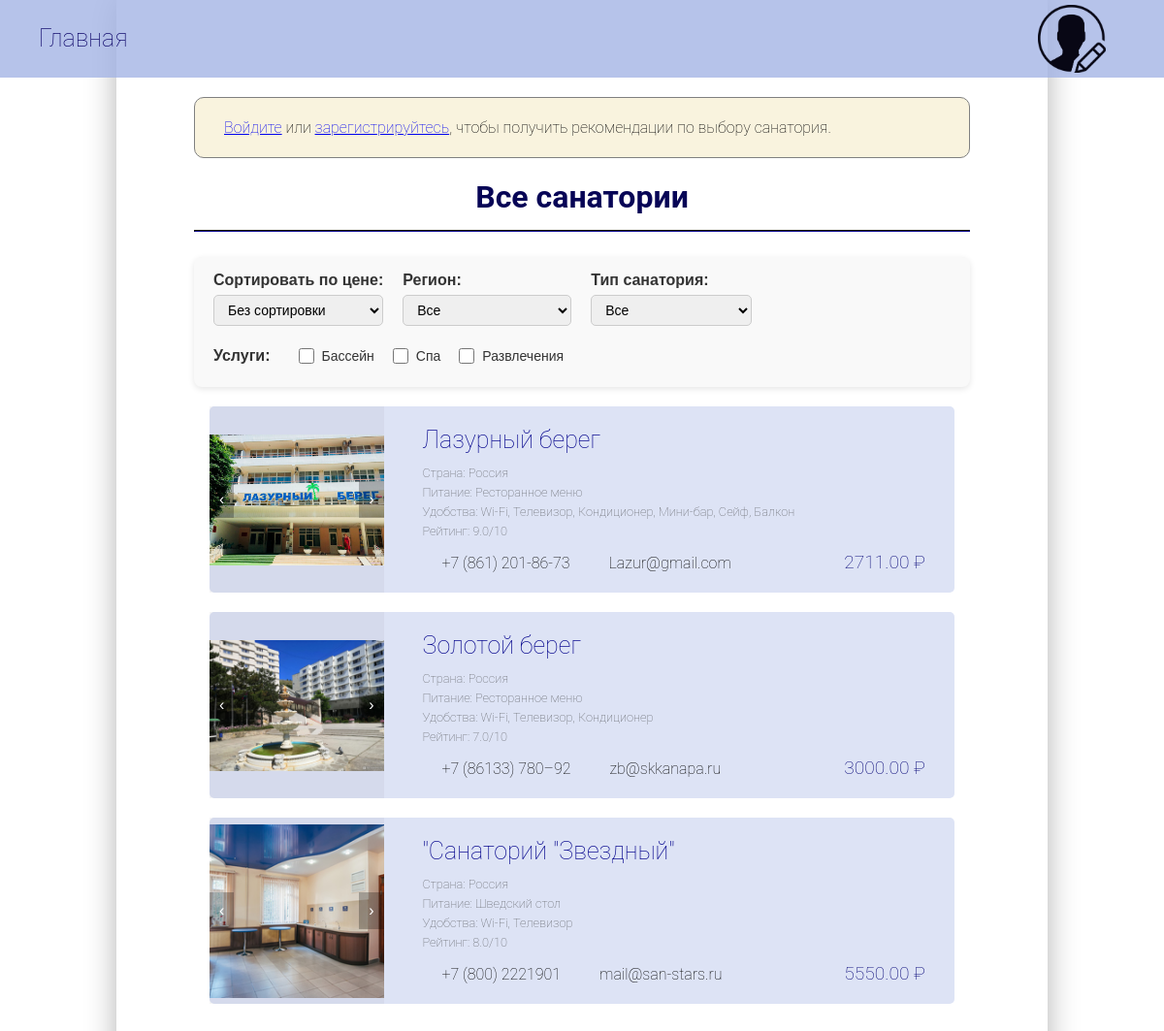
/index, run on the app's committed database.
### app/models/sanatoriumPhoto.py (models this page shows)
class SanatoriumPhoto(db.Model):
    __tablename__ = 'sanatorium_photos'
    id = db.Column(db.Integer, primary_key=True)
    sanatorium_id = db.Column(db.Integer, db.ForeignKey('sanatoriums.id', ondelete='CASCADE'), nullable=False)
    sanatorium = db.relationship('Sanatorium', backref=db.backref('photos', passive_deletes=True, cascade="all, delete"))
    file_path = db.Column(db.String(255), nullable=False)

### app/models/sanatorium.py (models this page shows)
class Sanatorium(db.Model):
    __tablename__ = 'sanatoriums'
    id = db.Column(db.Integer, primary_key=True)
    name = db.Column(db.String(255), nullable=False)
    description = db.Column(db.Text, nullable=True)
    website = db.Column(db.String(255), nullable=True)
    price_per_night = db.Column(db.Numeric(10, 2), nullable=False) #стоимость за ночь
    price_per_service = db.Column(db.Numeric(10, 2), nullable=True) #стоимость услуг
    country = db.Column(db.String(110), nullable=False)
    region = db.Column(db.String(100), nullable=False)
    resort = db.Column(db.String(100), nullable=False)
    place_to_attractions = db.Column(db.Integer, nullable=False) #расстояние до достопримечательностей
    specialization = db.Column(db.Text, nullable=True)
    equipment = db.Column(db.Text, nullable=True)
    room_types = db.Column(db.Text, nullable=True)
    amenities = db.Column(db.Text, nullable=True) #удобства
    food_type = db.Column(db.String(255), nullable=False)
    food_quality = db.Column(db.Integer, nullable=True)
    has_pool = db.Column(db.Boolean, default=False)
    has_spa = db.Column(db.Boolean, default=False)
    has_entertainment = db.Column(db.Boolean, default=False)
    has_sports_facilities = db.Column(db.Boolean, default=False)
    average_review_score = db.Column(db.Numeric(3, 1), nullable=True) #рейтинг
    phone = db.Column(db.String(191), nullable=True)
    email = db.Column(db.String(191), nullable=True)

### app/routs/main_routes.py (the view, shortened to what this page needs)
@main_bp.route('/')
@main_bp.route('/index') # для главной страницы
def index():
    sanatoriums = Sanatorium.query.all() # получение санатриев
    user = None
    user_id = session.get('user_id')
    if user_id:
        user = db.session.get(User, user_id) # получение зарегистрированного пользователя
    has_prefs = False
    if user:
        prefs = UserPreferences.query.filter_by(user_id=user.id).first() #получение предпочтений
        has_prefs = prefs is not None
    photos_dict = {} #для утсановки фото санаториев
    for sanatorium in sanatoriums:
        photo = SanatoriumPhoto.query.filter_by(sanatorium_id=sanatorium.id).first()
        if photo:
            photos_dict[sanatorium.id] = photo.file_path
    user_id_from_session = session.get('user_id')
    user = db.session.get(User, user_id_from_session) if user_id_from_session else None
    itog = None  # будущий массив с весами санаториев
    sorted_sanatoriums = sanatoriums
    return render_template('index.html', sanatoriums=sorted_sanatoriums, photos=photos_dict, itog=itog, user=user, has_prefs=has_prefs)

### templates/index.html (shortened to what this page needs)
{% extends 'base.html' %}
{% block body %}
{% if user %}
    {% if not has_prefs %}
    <div class="warning-main">
        <p>Чтобы получить персональные рекомендации по санаториям, пожалуйста, <a href="{{ url_for('user.profile') }}">заполните свой профиль</a>.</p>
    </div>
    {% endif %}
{% else %}
    <div class="warning-main">
        <p><a href="{{ url_for('user.login') }}">Войдите</a> или <a href="{{ url_for('user.signup') }}">зарегистрируйтесь</a>, чтобы получить рекомендации по выбору санатория.</p>
    </div>
{% endif %}
<h1>Все санатории</h1>
<hr><br>
<div class="filter-options">
    <div class="filter-group">
        <label for="priceSort">Сортировать по цене:</label>
        <select id="priceSort">
            <option value="none">Без сортировки</option>
        </select>
    </div>
    <div class="filter-group">
        <label for="regionFilter">Регион:</label>
        <select id="regionFilter">
            <option value="">Все</option>
        </select>
    </div>
    <div class="filter-group">
        <label for="typeFilter">Тип санатория:</label>
        <select id="typeFilter">
            <option value="">Все</option>
        </select>
    </div>
    <div class="filter-group services">
        <span>Услуги:</span>
        <label><input type="checkbox" class="serviceFilter" value="pool"> Бассейн</label>
        <label><input type="checkbox" class="serviceFilter" value="spa"> Спа</label>
        <label><input type="checkbox" class="serviceFilter" value="entertainment"> Развлечения</label>
    </div>
</div>
<div id="sanatoriumList">
    {% for sanatorium in sanatoriums %}
    <div class="sanatoriy"
         data-price="{{ sanatorium.price_per_night }}"
         data-region="{{ sanatorium.region|lower }}"
         data-type="{% if sanatorium.specialization and sanatorium.specialization.split(',')|length > 1 %}многопрофильный{% else %}профильный{% endif %}"
         data-has-pool="{{ sanatorium.has_pool|lower }}"
         data-has-spa="{{ sanatorium.has_spa|lower }}"
         data-has-entertainment="{{ sanatorium.has_entertainment|lower }}"
         onclick="window.location='{{ url_for('sanatoriums.sanatorium', id=sanatorium.id) }}'">
        <div class="photo">
            <div class="sanatorium-content">
                {% if sanatorium.photos %}
                <div class="img-wrap">
                    {% for photo in sanatorium.photos %}
                    <img src="{{ url_for('static', filename=photo.file_path) }}" alt="Фото {{ sanatorium.name }}" class="sanatorium-photo">
                    {% endfor %}
                </div>
                <button class="btn prev">‹</button>
                <button class="btn next">›</button>
                {% else %}
                <img src="{{ url_for('static', filename='images/example.jpg') }}" alt="Заглушка" class="sanatorium-photo">
                {% endif %}
            </div>
        </div>
        <div class="main-sanatoriy">
            <div class="main-sanatoriy-top">
                <h1 class="name">{{ sanatorium.name }}</h1>
            </div>
            <p class="info">Страна: {{ sanatorium.country }}</p>
            <p class="info">Питание: {{ sanatorium.food_type }}</p>
            <p class="info">Удобства: {{ sanatorium.amenities or '—' }}</p>
            <p class="info">Рейтинг: {{ sanatorium.average_review_score }}/10</p>
            <div class="get-contact">
                <span class="phone">+7 {{ sanatorium.phone }}</span>
                <span class="email">{{ sanatorium.email }}</span>
                <span class="cost">{{ sanatorium.price_per_night }} ₽</span>
            </div>
        </div>
    </div>
    {% endfor %}
</div>
{% endblock %}

### templates/base.html (shortened to what this page needs)
<!doctype html>
<html lang="en">
<head>
    <link rel="stylesheet" href="{{ url_for('static', filename='style/main.css') }}">
</head>
<body>
    <header>
        <a href="{{ url_for('main.index') }}">Главная</a>
        <a href="{{ url_for('user.profile') }}" class="profile"></a>
    </header>
    <div class="main">
    {% block body %} {% endblock %}
    </div>
</body>
</html>

### static/style/main.css (style rules this page uses)
html, body { margin: 0px; padding: 0px; }
.main h1 { font-family: "Roboto", sans-serif; color:rgb(7, 5, 86); margin-bottom: 5px; text-align: center; }
.main hr { border-color:rgb(5, 4, 58); margin-top: 15px; }
header { z-index: 100; height: 80px; width: 100%; background-color: rgba(162, 179, 228, 0.78); flex-direction: row; justify-content: end; position: fixed; }
header a { color:rgb(11, 4, 104); text-decoration: none; font-family: "Roboto", sans-serif; font-size: 25px; font-weight: 200; display: inline-block; margin-left: 40px; margin-top: 25px; }
.profile { display: inline-block; width: 70px; margin-top: 5px; position: absolute; right: 60px; background-image: url("../images/profile.png"); background-size: cover; height: 70px; }
.main { width: 80%; margin-left: 10%; height: auto; padding: 80px; box-sizing: border-box; min-height: 100vh; padding-top: 100px; box-shadow: 0px 0px 30px rgba(0, 0, 0, 0.3); }
.sanatoriy { font-family: "Roboto", sans-serif; font-weight: 200; cursor: pointer; background-color: #DDE3F5; display: flex; width: 96%; margin: 20px 0px; border-radius: 5px; height: auto; margin-left: 2%; flex-direction: row; }
.sanatoriy .photo { background-color: rgba(28, 29, 48, 0.044); width: 25%; height: auto; display: flex; justify-content: center; align-items: center; }
.sanatoriy .photo img { width: 100%; object-fit: cover; max-height: 220px; }
.main-sanatoriy { width: 75%; display: flex; flex-direction: column; padding: 10px; padding-left: 40px; }
.main-sanatoriy-top { flex-direction: row; display: flex ; flex-wrap: wrap; justify-content: flex-start; align-content: flex-start; }
.main-sanatoriy-top h1.name { font-family: "Roboto", sans-serif; font-weight: 200; color: darkblue; display: inline-block; font-size: 25px; text-align: left; flex-grow: 10; margin: 10px 0; }
.sanatoriy p.info { font-size: 0.8em; color: rgba(47, 47, 47, 0.7); margin: 5px 0; line-height: 10px; }
.get-contact { display: flex; font-family: "Roboto", sans-serif; justify-content: flex-start; margin-top: 10px; text-align: center; font-size: 1em; }
.get-contact span { display: block; margin: 3px 20px; }
.sanatoriy .cost { font-size: 1.2em; color: rgb(9, 9, 121); margin-top: auto; text-align: right; margin-right: 20px; margin-bottom: 10px; flex-grow: 10; }
.sanatorium-content { display: flex; gap: 40px; flex-wrap: wrap; }
.photo { position: relative; width: 80%; max-width: 600px; overflow: hidden; }
.img-wrap { display: flex; transition: transform 0.5s ease; object-fit: cover; }
.img-wrap img { width: 100%; max-height: 360px; flex-shrink: 0; object-fit: cover; }
.btn { position: absolute; top: 50%; transform: translateY(-50%); background: rgba(0, 0, 0, 0.26); color: #fff; border: none; padding: 10px; font-size: 16px; cursor: pointer; border-radius: 0px; }
.prev { left: 0px; }
.next { right: 0px; }
.warning-main { display: block; border: 1px solid grey; border-radius: 10px; padding: 5px 30px; font-family: "Roboto", sans-serif; font-size: medium; font-weight: 100; background-color: rgba(237, 218, 154, 0.33); }
.filter-options { display: flex; flex-wrap: wrap; gap: 20px; align-items: center; margin-bottom: 20px; font-family: Arial, sans-serif; background: #f9f9f9; padding: 15px 20px; border-radius: 8px; box-shadow: 0 2px 6px rgba(0,0,0,0.1); }
.filter-group { display: flex; flex-direction: column; min-width: 150px; }
.filter-group label, .filter-group span { font-weight: 600; margin-bottom: 6px; color: #333; user-select: none; }
.filter-group select { padding: 6px 10px; border: 1px solid #ccc; border-radius: 5px; font-size: 14px; transition: border-color 0.3s ease; }
.filter-group.services { flex-direction: row; align-items: center; gap: 15px; min-width: auto; }
.filter-group.services span { margin-right: 10px; font-weight: 600; }
.filter-group.services label { display: flex; align-items: center; gap: 5px; font-weight: normal; cursor: pointer; user-select: none; font-size: 14px; }
.filter-group.services input[type="checkbox"] { width: 16px; height: 16px; cursor: pointer; }

### data on the page
Sanatorium: name "Лазурный берег", country "Россия", food_type "Ресторанное меню", amenities "Wi-Fi, Телевизор, Кондиционер, Мини-бар, Сейф, Балкон", average_review_score "9.0", phone "(861) 201-86-73", email "Lazur@gmail.com", price_per_night "2711.00"
SanatoriumPhoto: file_path (picture)
Sanatorium: name "Золотой берег", country "Россия", food_type "Ресторанное меню", amenities "Wi-Fi, Телевизор, Кондиционер", average_review_score "7.0", phone "(86133) 780–92", email "zb@skkanapa.ru", price_per_night "3000.00"
SanatoriumPhoto: file_path (picture)
Sanatorium: name "\"Санаторий \"Звездный\"", country "Россия", food_type "Шведский стол", amenities "Wi-Fi, Телевизор", average_review_score "8.0", phone "(800) 2221901", email "mail@san-stars.ru", price_per_night "5550.00"
SanatoriumPhoto: file_path (picture)
